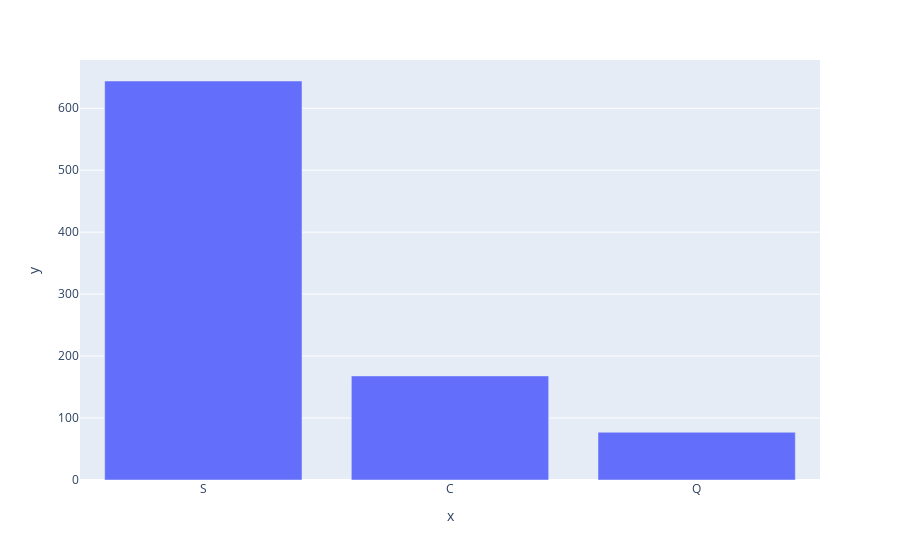

Notebook code cell kept with this figure:
### Code cell
fig = px.bar(train_data['Embarked'].value_counts(),
             x=train_data['Embarked'].value_counts().index,
             y=train_data['Embarked'].value_counts().values,
            )
fig.show()

### Figure 1 — Plotly figure (JSON) as saved in the notebook; plotly's stock layout.template omitted (floating-point values rounded to 4 significant figures)
{"data": [{"alignmentgroup": "True", "hovertemplate": "x=%{x}<br>y=%{y}<extra></extra>", "legendgroup": "", "marker": {"color": "#636efa", "pattern": {"shape": ""}}, "name": "", "offsetgroup": "", "orientation": "v", "showlegend": false, "textposition": "auto", "type": "bar", "x": ["S", "C", "Q"], "xaxis": "x", "y": [644, 168, 77], "yaxis": "y"}], "layout": {"barmode": "relative", "legend": {"tracegroupgap": 0}, "margin": {"t": 60}, "xaxis": {"anchor": "y", "domain": [0, 1], "title": {"text": "x"}}, "yaxis": {"anchor": "x", "domain": [0, 1], "title": {"text": "y"}}}}
